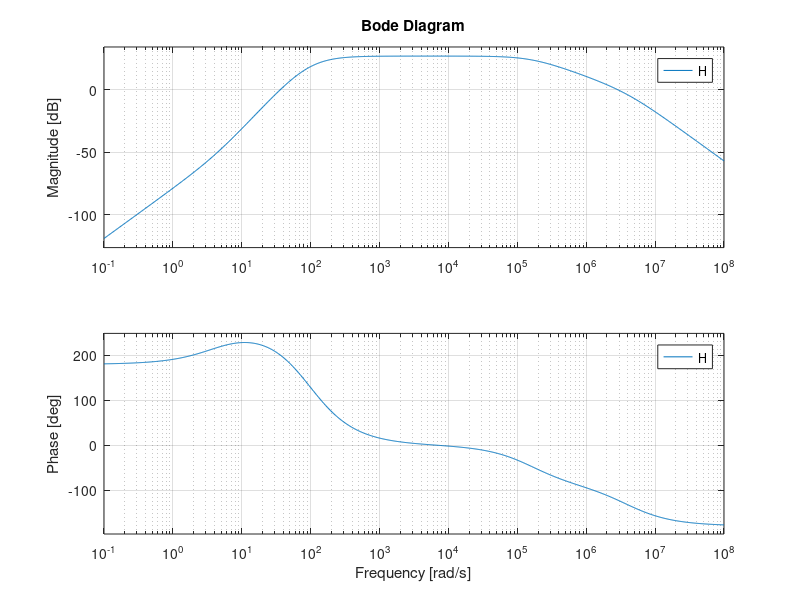

This figure's MATLAB source:
clear all;
close all;
clc;
s=tf('s');
wc=2*pi*24000;

C2=1e-6;
R3=10000;
R4=220000;
R1=220000;
C1=100e-9;
R5=1000;
R6=1000;
R7=100000;
C3=100e-9;
C4=3.3e-9;

H1 =(s/(2/(R1*C1)))/((s/(2/(R1*C1)))+1);
H2= ((s/(1/(C2*(R3+R4))))+1) / ((s/(1/(C2*(R3))))+1);
H3num=s/(1/(R7*C3));
H3den=C3*C4*(R5+R6)*R7*s^2+(C3*(R5+R6+R7)+C4*R7)*s+1;
H3=H3num/H3den;
G=23;
A0=100000;
BWP=4e6;
wp=(G*BWP)/A0;

H2posta=(A0)/((1+s/wp)*(1+ (A0)/(  (1+(R4/(R3+(1/(s*C2))))) *(1+s/wp) )   ));

H=H1*H2posta*H3;

[num,den]=tfdata(H);
bode(H)
